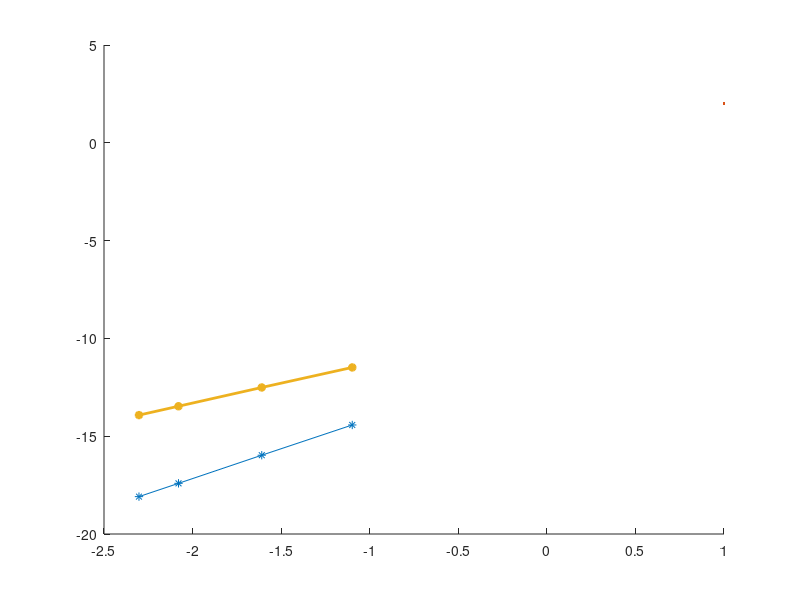

MATLAB code to generate this figure: (Note: this script raises an error after producing the figure.)
clear;
clc;

h = [1.0/3.0;
     0.2;
     0.125;
     0.1];
el2 = [5.431942e-07;
       1.157627e-07;
       2.747701e-08;
       1.393060e-08];
eh1 = [1.029172e-05;
       3.695816e-06;
       1.416088e-06;
       8.995649e-07];

h = log(h);
el2 = log(el2);
eh1 = log(eh1);

figure(1)
hold on
plot(h,el2,"-*",LineWidth=2);
plot(h,eh1,"-*","LineWidth",2);
legend("L2","H1","FontSize",14,"FontWeight","bold",Location="northwest");
title("Hex27","FontSize",14,"FontWeight","bold");
xlabel("ln(h)","FontSize",14,"FontWeight","bold");
ylabel("ln(e)","FontSize",14,"FontWeight","bold");
for i = 1:3
    text(0.5*(h(i)+h(i+1))-0.1,0.5*(el2(i)+el2(i+1))+0.1,num2str((el2(i)-el2(i+1))/(h(i)-h(i+1))),"FontSize",12,"FontWeight","bold");
    text(0.5*(h(i)+h(i+1))-0.1,0.5*(eh1(i)+eh1(i+1))+0.1,num2str((eh1(i)-eh1(i+1))/(h(i)-h(i+1))),"FontSize",12,"FontWeight","bold");
end
box on

el2 = [1.444874e-06;
       3.260426e-07;
       8.161793e-08;
       4.207758e-08];
eh1 = [3.664555e-05;
       1.444191e-05;
       5.860315e-06;
       3.786877e-06];

el2 = log(el2);
eh1 = log(eh1);

figure(2)
hold on
plot(h,el2,"-*",LineWidth=2);
plot(h,eh1,"-*","LineWidth",2);
legend("L2","H1","FontSize",14,"FontWeight","bold",Location="northwest");
title("Tet10","FontSize",14,"FontWeight","bold");
xlabel("ln(h)","FontSize",14,"FontWeight","bold");
ylabel("ln(e)","FontSize",14,"FontWeight","bold");
for i = 1:3
    text(0.5*(h(i)+h(i+1))-0.1,0.5*(el2(i)+el2(i+1))+0.1,num2str((el2(i)-el2(i+1))/(h(i)-h(i+1))),"FontSize",12,"FontWeight","bold");
    text(0.5*(h(i)+h(i+1))-0.1,0.5*(eh1(i)+eh1(i+1))+0.1,num2str((eh1(i)-eh1(i+1))/(h(i)-h(i+1))),"FontSize",12,"FontWeight","bold");
end
box on

h = [1.0/3.0;
     0.2;
     0.1;
     0.05];
el2 = [4.765113e-6;
       1.675566e-6;
       4.201252e-7;
       1.052733e-7];
eh1 = [7.195680e-5;
       4.242117e-5;
       2.109046e-5;
       1.053089e-5];

h = log(h);
el2 = log(el2);
eh1 = log(eh1);

figure(3)
hold on
plot(h,el2,"-*",LineWidth=2);
plot(h,eh1,"-*","LineWidth",2);
legend("L2","H1","FontSize",14,"FontWeight","bold",Location="northwest");
title("Hex8","FontSize",14,"FontWeight","bold");
xlabel("ln(h)","FontSize",14,"FontWeight","bold");
ylabel("ln(e)","FontSize",14,"FontWeight","bold");
for i = 1:3
    text(0.5*(h(i)+h(i+1))-0.1,0.5*(el2(i)+el2(i+1))+0.1,num2str((el2(i)-el2(i+1))/(h(i)-h(i+1))),"FontSize",12,"FontWeight","bold");
    text(0.5*(h(i)+h(i+1))-0.1,0.5*(eh1(i)+eh1(i+1))+0.1,num2str((eh1(i)-eh1(i+1))/(h(i)-h(i+1))),"FontSize",12,"FontWeight","bold");
end
box on

el2 = [1.182127e-5;
       4.814144e-6;
       1.301888e-6;
       3.370888e-7];
eh1 = [1.344155e-4;
       8.834327e-5;
       4.584205e-5;
       2.311859e-5];

el2 = log(el2);
eh1 = log(eh1);

figure(4)
hold on
plot(h,el2,"-*",LineWidth=2);
plot(h,eh1,"-*","LineWidth",2);
legend("L2","H1","FontSize",14,"FontWeight","bold",Location="northwest");
title("Tet4","FontSize",14,"FontWeight","bold");
xlabel("ln(h)","FontSize",14,"FontWeight","bold");
ylabel("ln(e)","FontSize",14,"FontWeight","bold");
for i = 1:3
    text(0.5*(h(i)+h(i+1))-0.1,0.5*(el2(i)+el2(i+1))+0.1,num2str((el2(i)-el2(i+1))/(h(i)-h(i+1))),"FontSize",12,"FontWeight","bold");
    text(0.5*(h(i)+h(i+1))-0.1,0.5*(eh1(i)+eh1(i+1))+0.1,num2str((eh1(i)-eh1(i+1))/(h(i)-h(i+1))),"FontSize",12,"FontWeight","bold");
end
box on